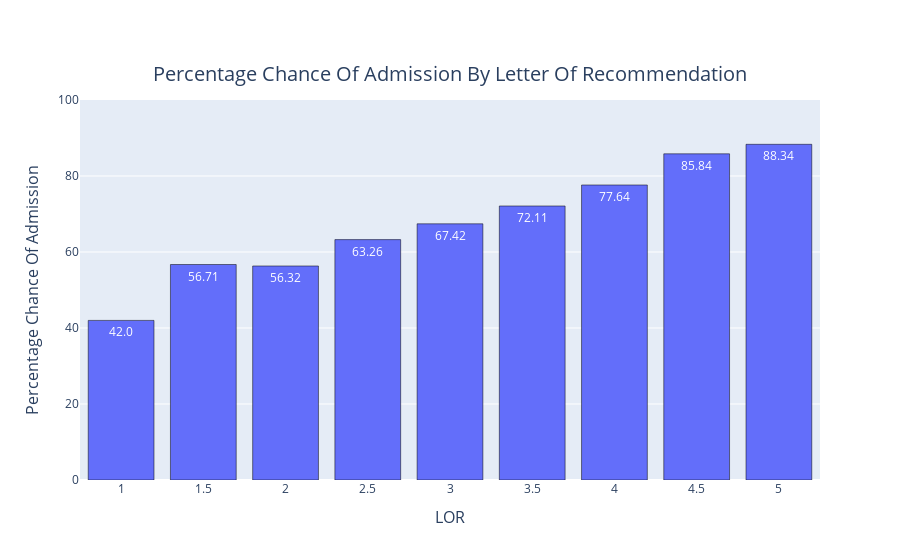

Source (notebook cell):
### Code cell
grp_LOR= data_col_chng.groupby(by=['LOR'])["Chance of Admit"].mean().reset_index()
grp_LOR['Chance of Admit'] = round(grp_LOR['Chance of Admit']*100, 2)
grp_LOR.sort_values(by=['Chance of Admit'], inplace = True)

data = [go.Bar(x = grp_LOR['LOR'], 
               y = grp_LOR['Chance of Admit'], 
               text = grp_LOR['Chance of Admit'],
               textposition = 'inside',
               marker = dict(line = {'color': 'black', 'width': 0.5}))]

layout = go.Layout(title = dict(text = 'Percentage Chance Of Admission By Letter Of Recommendation', 
                                font = {'size': 20},
                                x = 0.5, 
                                y = 0.88, 
                                xanchor = 'center', 
                                yanchor = 'top'), 
                   xaxis = dict(title = 'LOR', 
                                titlefont = {'size': 16}), 
                   yaxis = dict(title = 'Percentage Chance Of Admission', 
                                titlefont = {'size': 16}, 
                                range = [0, 100]))

fig = go.Figure(data = data, 
                layout = layout)

iplot(fig)

### Figure 1 — Plotly figure (JSON) as saved in the notebook; plotly's stock layout.template omitted (floating-point values rounded to 4 significant figures)
{"data": [{"marker": {"line": {"color": "black", "width": 0.5}}, "text": ["42.0", "56.32", "56.71", "63.26", "67.42", "72.11", "77.64", "85.84", "88.34"], "textposition": "inside", "type": "bar", "x": [1, 2, 1.5, 2.5, 3, 3.5, 4, 4.5, 5], "y": [42, 56.32, 56.71, 63.26, 67.42, 72.11, 77.64, 85.84, 88.34]}], "layout": {"title": {"font": {"size": 20}, "text": "Percentage Chance Of Admission By Letter Of Recommendation", "x": 0.5, "xanchor": "center", "y": 0.88, "yanchor": "top"}, "xaxis": {"title": {"font": {"size": 16}, "text": "LOR"}}, "yaxis": {"range": [0, 100], "title": {"font": {"size": 16}, "text": "Percentage Chance Of Admission"}}}}
